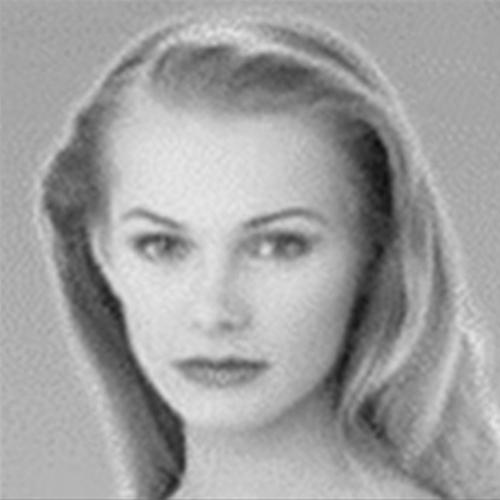
%> input picture Lab1/Part3-Mean_Pixel_Value_Calculation/Fig1a.jpg, 500 x 500 px
$ octave Mean_Pixel_Value_Calculation.m   (GNU Octave 9; MATLAB toolbox functions it lacks are replaced by stand-ins)
%> lines starting %> are read from the running program, lines starting %| are printed output that depends on the picture
imgs = repmat({}, 6);

%Import each of the images and save them in local data structure
imgs(1, 1).image = imread("Fig1a.jpg");
imgs(1, 2).image = imread("Fig2a.jpg");
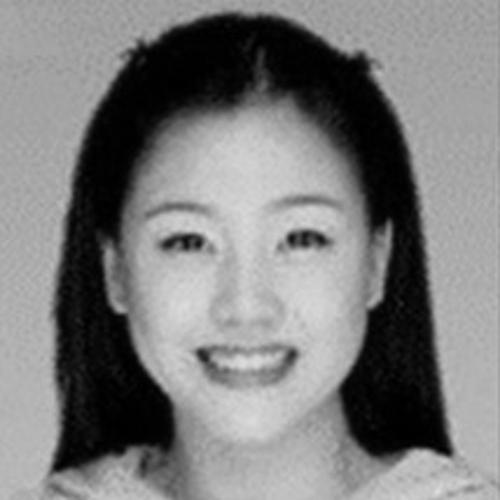
%> input picture Lab1/Part3-Mean_Pixel_Value_Calculation/Fig2a.jpg, 500 x 500 px
imgs(1, 3).image = imread("Fig12a.jpg");
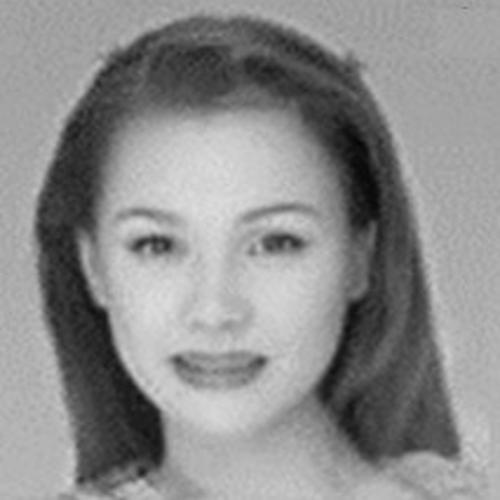
%> input picture Lab1/Part3-Mean_Pixel_Value_Calculation/Fig12a.jpg, 500 x 500 px
imgs(1, 4).image = imread("Rand1a.jpg");
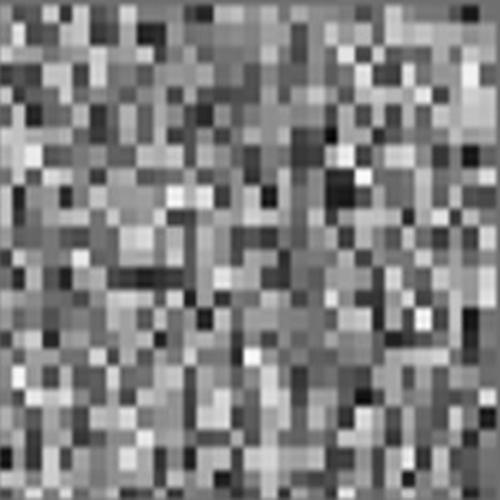
%> input picture Lab1/Part3-Mean_Pixel_Value_Calculation/Rand1a.jpg, 500 x 500 px
imgs(1, 5).image = imread("Rand2a.jpg");
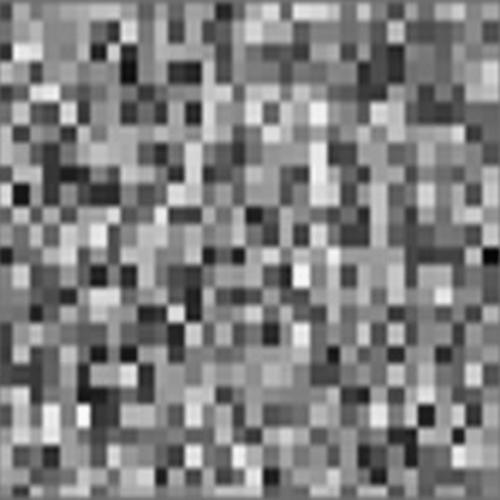
%> input picture Lab1/Part3-Mean_Pixel_Value_Calculation/Rand2a.jpg, 500 x 500 px
imgs(1, 6).image = imread("Mandrilla.png");
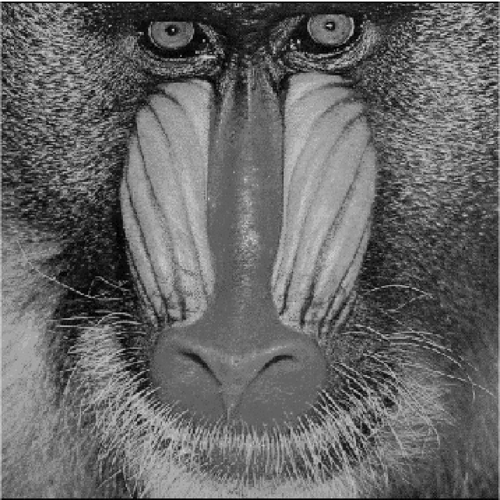
%> input picture Lab1/Part3-Mean_Pixel_Value_Calculation/Mandrilla.png, 500 x 500 px

%Loop through each of the images in the imgs data structure
for i = 1 : length(imgs)
   %Determine the mean pixel (kappa) value for each image
   kappaValue = mean(imgs(1, i).image (:)) / 255;
   %Plot each of the images in the imgs data structure and title it with
   %it's corresponding kappa value
   subplot(2,3, i), imshow(imgs(1,i).image);
   title(kappaValue);
end
%> this loop made 6 passes
%> kappaValue on passes 1 to 6: 0.63, 0.485, 0.549, 0.507, 0.503, 0.402
